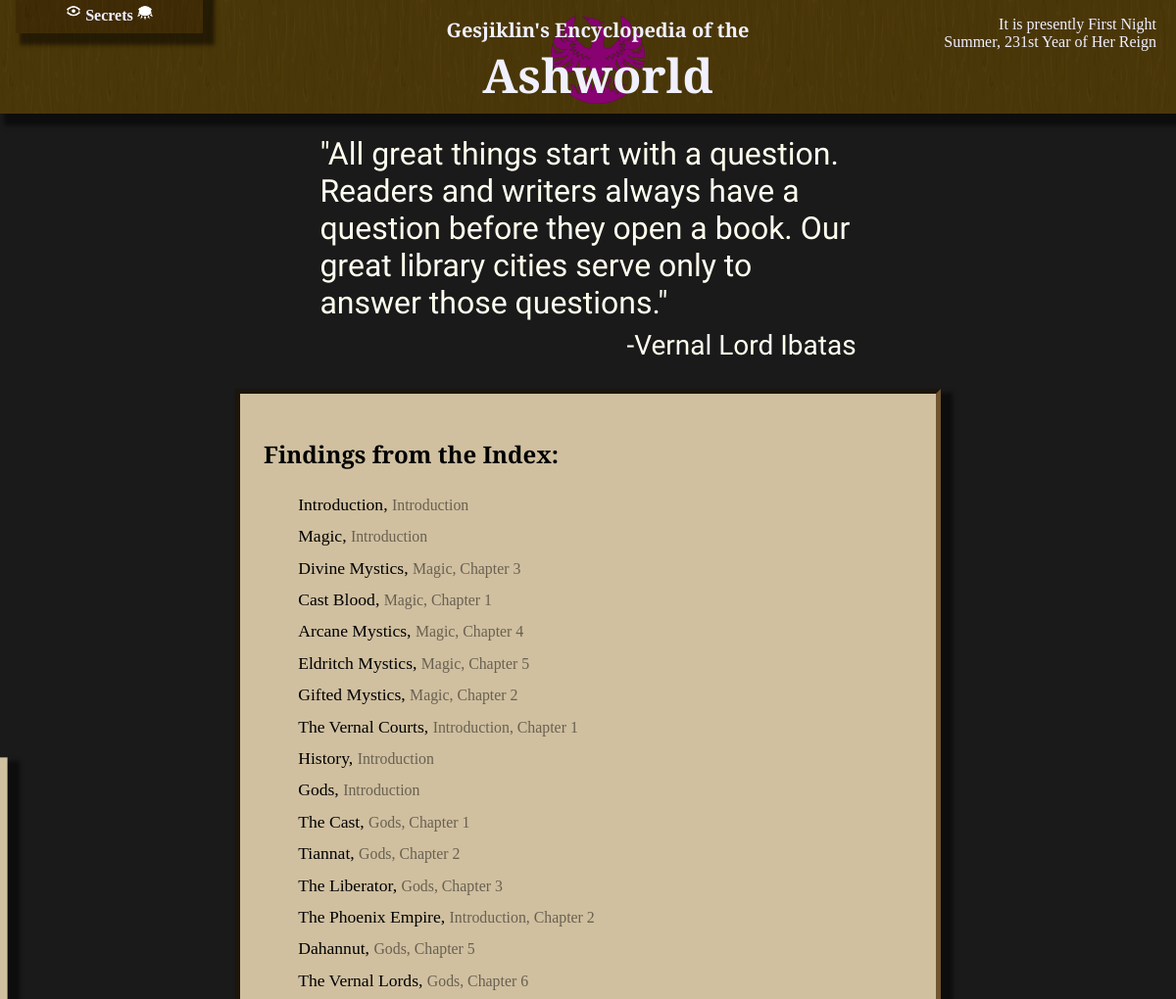
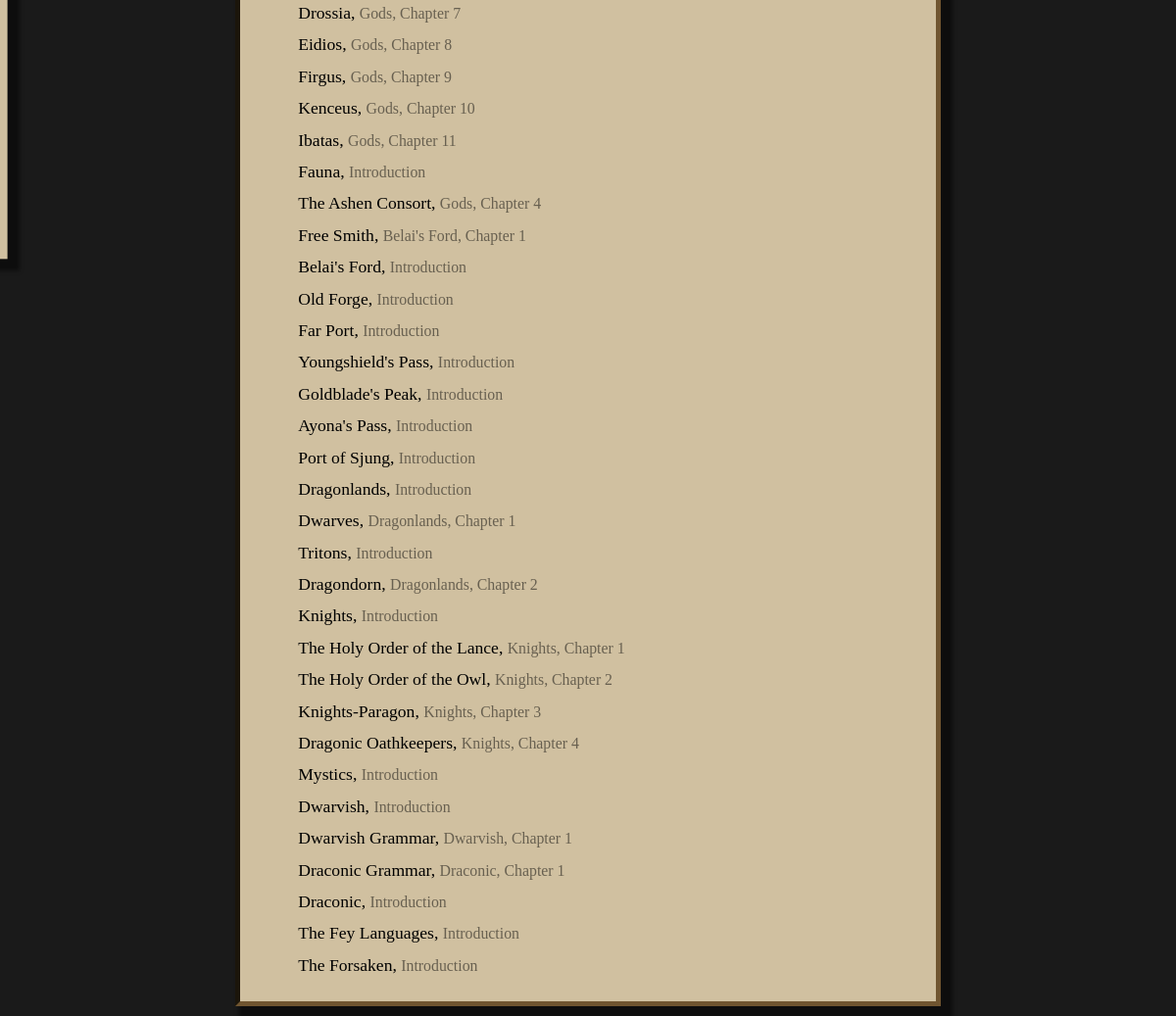
The page /search on the database as committed earlier (2 pictures, top to bottom).
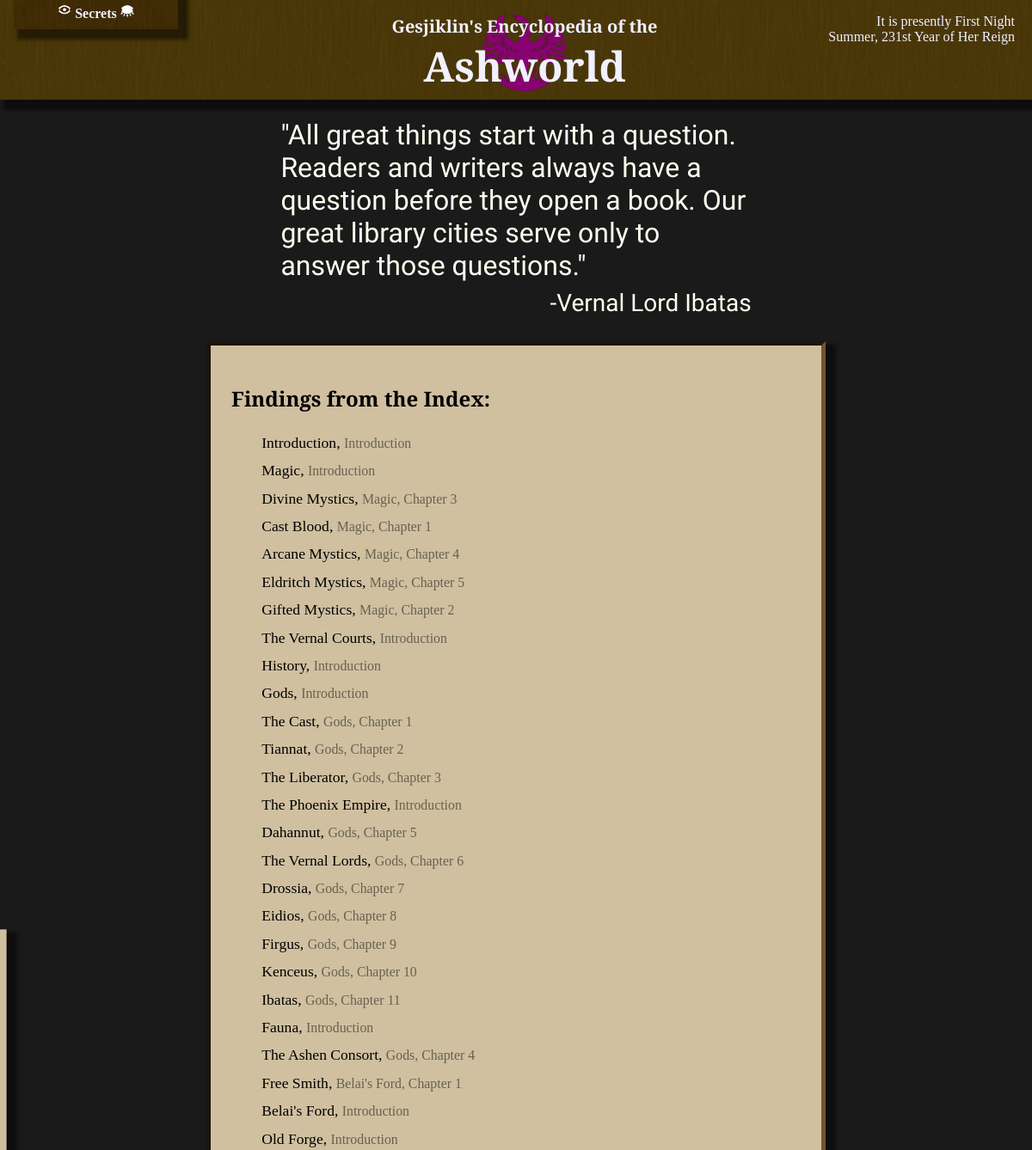
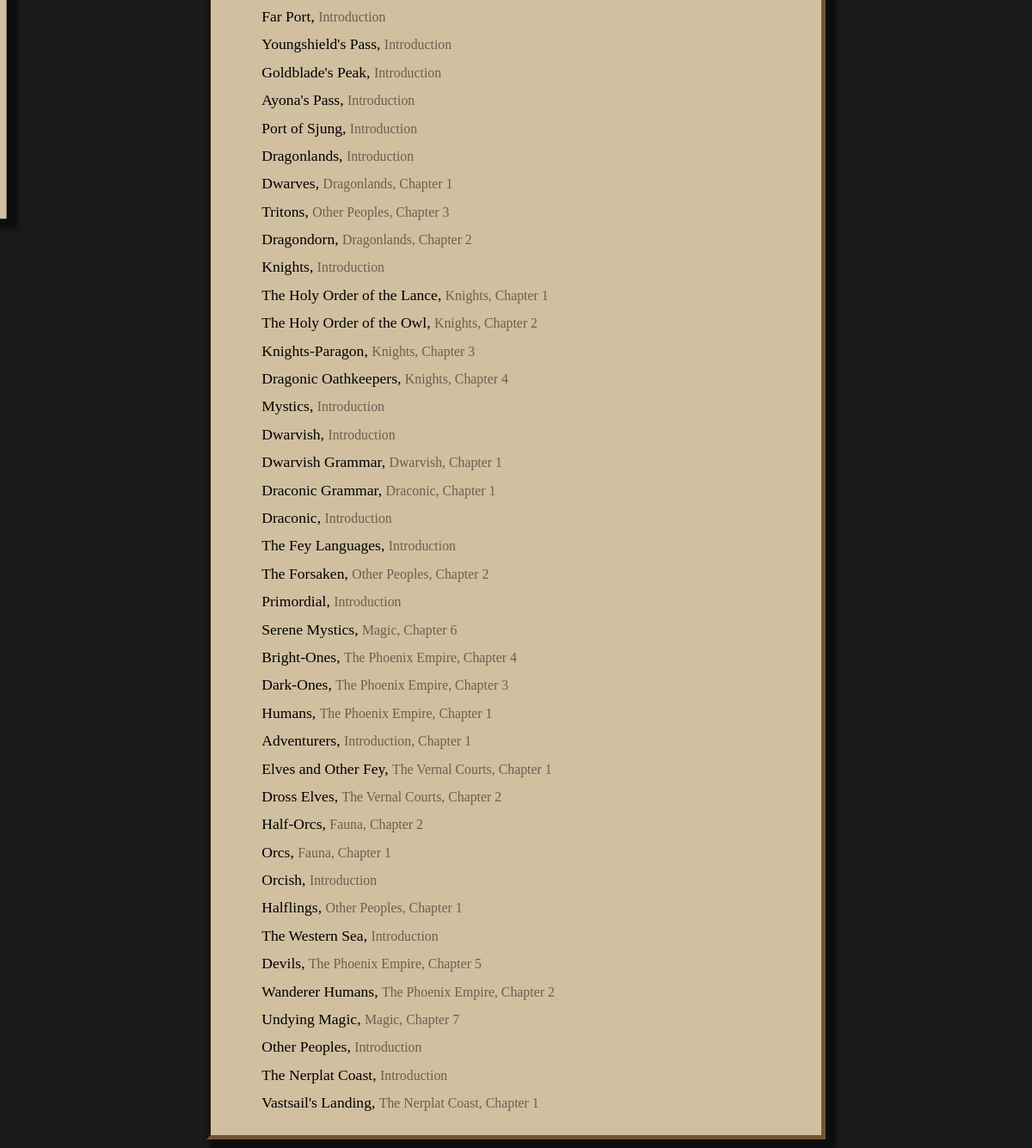
The same page on the database as committed later (2 pictures, top to bottom).
### wiki/models.py (models this page shows, shortened)
class InfoPage(models.Model):
    short_title = models.CharField(max_length = 64, primary_key=True)
    def title(self):
        return self.short_title #self.full_title if self.full_title else self.short_title
    def prev_page(self):
        return InfoPage.objects.get(next_page = self)
    def _chapter(self):
        prev = self
        i = 0
        while True:
            try:
                prev = prev.prev_page()
            except InfoPage.DoesNotExist:
                break
            i += 1
        return (prev, i)
    def chapter(self):
        info, number = self._chapter()
        return "{}, Chapter {}".format(info.title(), number) if number > 0 else "Introduction"
    quote = models.TextField(blank = True)
    text = models.TextField(blank = True)
    next_page = models.ForeignKey(to='self', on_delete=models.SET_NULL, null=True, blank=True)

### wiki/views.py (the view)
# urls.py: path('search', views.search, name='search'),
def search(request):
	context = base_context(request)
	context['bad_terms'] = []
	infos = InfoPage.objects.all()
	infos = search_objects(infos, context['terms'], "text", "short_title", context["bad_terms"])
	context['infos'] = infos
	return render(request, 'wiki/search.html', context)

### util.py (called while the page is built)
def search(objects, terms, field, order_field, bad_terms):
    for term in terms:
        new_objects = objects.filter(**{field+"__icontains":term}).order_by(order_field)
        if new_objects.count():
            objects = new_objects
        else:
            bad_terms.append(term)
    return objects

### wiki/views.py (called while the page is built)
def pop_popup(request):
	queue = request.session.get('popupforms', [])
	if queue and isinstance(queue, list):
		r = queue.pop(0)
		request.session['popupforms'] = queue
		return r
	else:
		return None

def base_context(request):
	context = {}
	context['show_secrets'] = request.session.get('show_secrets', False)
	context['passwords'] = request.session.get('passwords')
	context['locations'] = MapLocation.objects.all()
	if context['passwords']:
		context['unlocked_secrets'] = list(reduce(lambda x,y : x.union(y), (SecretPassword.objects.get(pk=i).unlocks() for i in context['passwords'])))
	context['popupform'] = pop_popup(request)
	context['terms_str'] = request.GET.get('terms')
	context['terms'] = list(filter(lambda term : not term in ignored_terms, context['terms_str'].split(' ') if context['terms_str'] else []))
	context['show_edit'] = request.get_host() == "127.0.0.1:8000"
	return context

### wiki/templates/wiki/search.html (shortened to what this page needs)
{% extends "wiki/index.html" %}
{% load static %}
{% block head %}
    <link rel="stylesheet" href="{% static 'wiki/search.css' %}"/>
{% endblock %}
{% block content %}
    <p class="quote">
        "All great things start with a question. Readers and writers always have a question before they open a book. Our great library cities serve only to answer those questions."
    </p>
    <p class="quoteauthor">
        -Vernal Lord Ibatas
    </p>
    <div class="textbox">
        <h2>Findings from the Index:</h2>
        {% for info in infos %}
            <a class="searchresult" href="{% url 'info' info.pk %}?terms={{terms_str}}">{{ info.short_title }}, <span class="chapter">{{ info.chapter }}</span></a>
        {% endfor %}
    </div>
{% endblock %}

### wiki/templates/wiki/index.html (shortened to what this page needs)
{% load static %}
{% load wiki_extras %}
<!DOCTYPE HTML>
<html>
<head>
    <link rel="stylesheet" type="text/css" href="{% static 'wiki/style.css' %}"/>
    {% block head %}{% endblock %}
</head>
<body>
<div class="title">
    <image src="{% static 'wiki/Phoenix.png' %}" alt=""/>
    <span><h2>Gesjiklin's Encyclopedia of the</h2><h1>Ashworld</h1></span>
    <div class="passwords">
        <h3>
            <img src="{% static 'wiki/openEye.png' %}" alt="" height="16"/>
            Secrets
            <img src="{% static 'wiki/closedEye.png' %}" alt="" height="16"/>
        </h3>
    </div>
    <p id="datetime" class="right">
        It is presently HOUR SECTION <br/>
        Summer, 231st Year of Her Reign
    </p>
</div>
<div class="titlebuffer"></div>
<div class="sidebar">
</div>
<div class="content">
    {% block content %}{% endblock %}
</div>
</body>
</html>

### wiki/static/wiki/style.css (style rules this page uses)
body { padding: 0%; margin: 0%; background-image: url("/static/wiki/stone.png"); background-repeat: repeat; background-attachment: fixed; }
body:before { position: fixed; content:""; top:0; left:0; width:100%; height:100%; opacity: 0.985; background-color: #171717; z-index: -10; }
.title { position: fixed; top: 0; left: 0; width: 100%; margin: 0%; padding: 10px; text-align: center; z-index: 10; }
.title, .passwords { background-image: url("/static/wiki/wood.jpg"); background-repeat: repeat; background-size: 200px 200px; }
.title:before, .passwords:before { position: absolute; content:""; top:0; left:0; width:100%; height:100%; opacity: 0.85; background: #453605; z-index: -10; }
.title, .title a { color: #f0f0ff; }
.title, .titlebuffer { height: 6em; }
.title img { max-height: 100%; }
.title span { position: absolute; top: 0; left: 50%; transform: translate(-50%, 0%); }
.title h2 { margin-bottom: 0%; font-size: 1.25em; }
.title h1 { margin-top: 0%; margin-bottom: 8px; font-size: 3em; }
.title h1, h2, .sidebar a, .sidebar form { font-family: 'Cinzel Decorative', cursive; }
.title p { position: absolute; top: 0; padding: 0px 8px; }
.title p.right { text-align: right; right: 2em; }
.passwords { position: absolute; left: 16px; top: 0; transform: translate(0, calc(18px + 1em - 100%)); width: 15%; padding: 4px; padding-bottom: 8px; transition: top 1s; transition: bottom 1s; transition: transform 1s; }
.passwords:before { background: #382702; }
.passwords:before { z-index: 0; }
.passwords p, .passwords form, .passwords h3 { position: relative; z-index: 1; }
.passwords h3 { font-weight: bold; font-size: 1em; margin-bottom: 1px; }
.content { padding: 10px 20%; color: #fffff0; }
.quote, .quoteauthor { font-family: 'Tangerine', cursive; padding-left: 12%; padding-right: 12%; }
.quote { font-size: 2em; }
.quoteauthor { font-size: 1.75em; text-align: right; margin-top: -24px; }
.textbox { color: #000000; padding: 24px; border-style: inset; border-color: #705530; border-width: 5px; line-height: 1.5; }
.sidebar { position: absolute; left: 0; top: 50%; padding: 16px; padding-top: inherit; width: 10%; max-width: 10em; overflow: hidden; z-index: 20; transform: translate(-95%, -50%); transition: transform 1s; }
a { text-decoration: none; color: #000000; }
.title, .content .textbox, .sidebar, .passwords { box-shadow: 8px 8px 4px 4px #00000080; }
.sidebar, .textbox { background-color: #d0c0a0; }

### wiki/static/wiki/search.css (style rules this page uses)
.searchresult { margin-left: 2em; display: block; font-size: 1.1em; margin-top: 6px; }
.searchresult .chapter { font-size: 0.9em; font-weight: normal; color: #00000080; }

Rows that differ between the two databases and show on the page:
changed InfoPage "The Vernal Courts": chapter "Introduction, Chapter 1" → "Introduction"
changed InfoPage "The Phoenix Empire": chapter "Introduction, Chapter 2" → "Introduction"
computed for InfoPage "Tritons": chapter "Introduction" → "Other Peoples, Chapter 3"
changed InfoPage "The Forsaken": chapter "Introduction" → "Other Peoples, Chapter 2"
added InfoPage: short_title "Primordial", chapter "Introduction"
added InfoPage: short_title "Serene Mystics", chapter "Magic, Chapter 6"
added InfoPage: short_title "Bright-Ones", chapter "The Phoenix Empire, Chapter 4"
added InfoPage: short_title "Dark-Ones", chapter "The Phoenix Empire, Chapter 3"
added InfoPage: short_title "Humans", chapter "The Phoenix Empire, Chapter 1"
added InfoPage: short_title "Adventurers", chapter "Introduction, Chapter 1"
added InfoPage: short_title "Elves and Other Fey", chapter "The Vernal Courts, Chapter 1"
added InfoPage: short_title "Dross Elves", chapter "The Vernal Courts, Chapter 2"
added InfoPage: short_title "Half-Orcs", chapter "Fauna, Chapter 2"
added InfoPage: short_title "Orcs", chapter "Fauna, Chapter 1"
added InfoPage: short_title "Orcish", chapter "Introduction"
added InfoPage: short_title "Halflings", chapter "Other Peoples, Chapter 1"
added InfoPage: short_title "The Western Sea", chapter "Introduction"
added InfoPage: short_title "Devils", chapter "The Phoenix Empire, Chapter 5"
added InfoPage: short_title "Wanderer Humans", chapter "The Phoenix Empire, Chapter 2"
added InfoPage: short_title "Undying Magic", chapter "Magic, Chapter 7"
added InfoPage: short_title "Other Peoples", chapter "Introduction"
added InfoPage: short_title "The Nerplat Coast", chapter "Introduction"
added InfoPage: short_title "Vastsail's Landing", chapter "The Nerplat Coast, Chapter 1"
